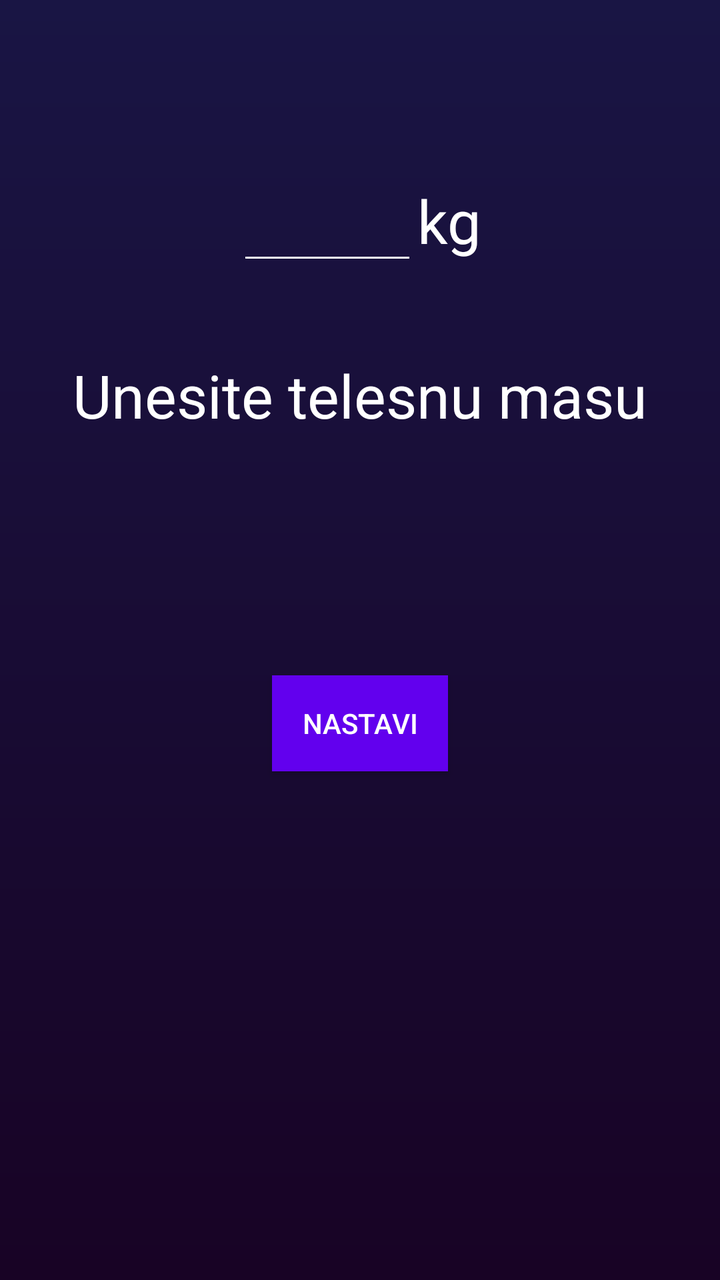
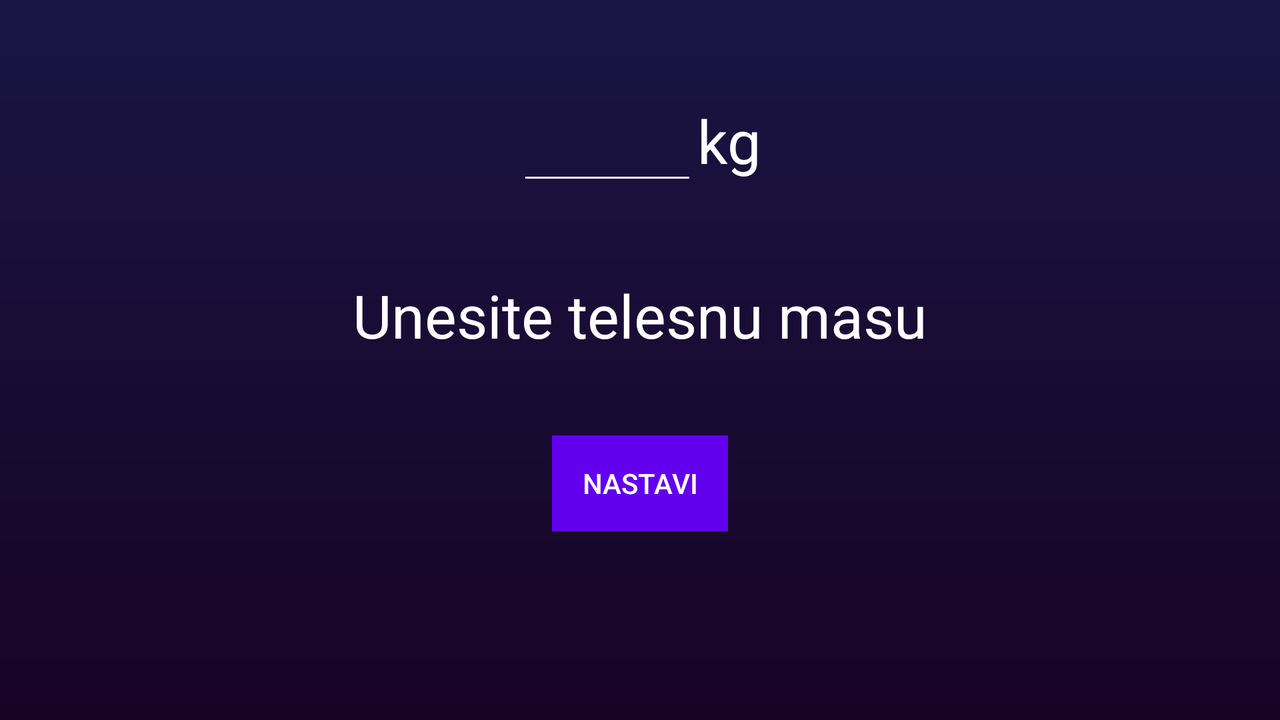

One screen, two layout resources from the same app: the default and the repository's alternative for another configuration. Each is rendered where Android would select it; the XML of both is given below.
<!-- AndroidManifest.xml: activity theme Theme.AppCompat.DayNight.NoActionBar -->
<!-- res/layout/activity_weight.xml -->
<?xml version="1.0" encoding="utf-8"?>
<RelativeLayout xmlns:android="http://schemas.android.com/apk/res/android"
    xmlns:app="http://schemas.android.com/apk/res-auto"
    xmlns:tools="http://schemas.android.com/tools"
    android:layout_width="match_parent"
    android:layout_height="match_parent"
    tools:context="com.example.kalomer.WeightActivity"
    android:background="@drawable/background_gradient"
    >
<LinearLayout
    android:id="@+id/weightLinearLayout"
    android:layout_width="wrap_content"
    android:layout_height="wrap_content"
    android:layout_centerHorizontal="true"
    android:layout_marginTop="80dp">
    <EditText
        android:id="@+id/weightEditText"
        android:layout_width="90dp"
        android:layout_height="wrap_content"
        android:textColor="@color/colorPrimary"
        android:backgroundTint="#FFFFFFFF"
        android:textAlignment="center"
        android:textSize="30dp"
        android:inputType="number"
        android:maxLength="6"


        />
    <TextView
        android:id="@+id/kgTexView"
        android:layout_width="wrap_content"
        android:layout_height="wrap_content"
        android:text="kg"
        android:textSize="30dp"
        android:textColor="#FFFFFFFF"
        />
</LinearLayout>
    <TextView
        android:id="@+id/infoWeightTextView"
        android:layout_width="wrap_content"
        android:layout_height="wrap_content"
        android:layout_below="@id/weightLinearLayout"
        android:layout_centerHorizontal="true"
        android:layout_marginTop="40dp"
        android:text="Unesite telesnu masu"
        android:textSize="30dp"
        android:textColor="#FFFFFFFF"
        />

    <Button
        android:id="@+id/weightButton"
        android:layout_width="wrap_content"
        android:layout_height="wrap_content"
        android:layout_centerHorizontal="true"
        android:background="@color/colorPrimary"
        android:text="@string/first_screen_button"
        android:textColor="#FFFFFFFF"
        android:layout_below="@id/infoWeightTextView"
        android:layout_marginTop="120dp"
        />
</RelativeLayout>
<!-- resources referenced by this layout -->
<resources>
  <!-- drawable background_gradient (drawable) -->
  <?xml version="1.0" encoding="utf-8"?>
  <shape android:shape="rectangle"
      xmlns:android="http://schemas.android.com/apk/res/android">
  <gradient
      android:startColor="#180325"
      android:endColor="#191544"
      android:angle="90"
      >
  
  
  </gradient>
  
  </shape>
  <string name="first_screen_button">Nastavi</string>
</resources>
<!-- res/layout-land/activity_weight.xml (the repository's variant of the layout above) -->
<!-- drawn on the phone turned sideways -->
<?xml version="1.0" encoding="utf-8"?>
<RelativeLayout xmlns:android="http://schemas.android.com/apk/res/android"
    xmlns:app="http://schemas.android.com/apk/res-auto"
    xmlns:tools="http://schemas.android.com/tools"
    android:layout_width="match_parent"
    android:layout_height="match_parent"
    tools:context="com.example.kalomer.WeightActivity"
    android:background="@drawable/background_gradient"
    >
<LinearLayout
    android:id="@+id/weightLinearLayout"
    android:layout_width="wrap_content"
    android:layout_height="wrap_content"
    android:layout_centerHorizontal="true"
    android:layout_marginTop="40dp">
    <EditText
        android:id="@+id/weightEditText"
        android:layout_width="90dp"
        android:layout_height="wrap_content"
        android:textColor="@color/colorPrimary"
        android:backgroundTint="#FFFFFFFF"
        android:textAlignment="center"
        android:textSize="30dp"
        android:inputType="number"
        android:maxLength="6"


        />
    <TextView
        android:id="@+id/kgTexView"
        android:layout_width="wrap_content"
        android:layout_height="wrap_content"
        android:text="kg"
        android:textSize="30dp"
        android:textColor="#FFFFFFFF"
        />
</LinearLayout>
    <TextView
        android:id="@+id/infoWeightTextView"
        android:layout_width="wrap_content"
        android:layout_height="wrap_content"
        android:layout_below="@id/weightLinearLayout"
        android:layout_centerHorizontal="true"
        android:layout_marginTop="40dp"
        android:text="Unesite telesnu masu"
        android:textSize="30dp"
        android:textColor="#FFFFFFFF"
        />

    <Button
        android:id="@+id/weightButton"
        android:layout_width="wrap_content"
        android:layout_height="wrap_content"
        android:layout_below="@id/infoWeightTextView"
        android:layout_centerVertical="true"
        android:layout_centerHorizontal="true"
        android:layout_marginTop="40dp"
        android:background="@color/colorPrimary"
        android:text="@string/first_screen_button"
        android:textColor="#FFFFFFFF"

        />
</RelativeLayout>
